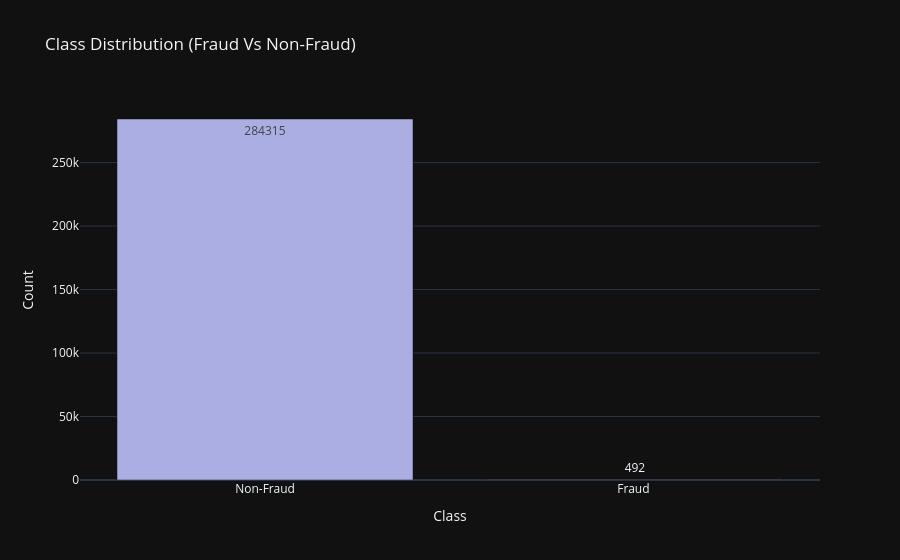

The notebook cell this image was saved under:
### Code cell
import os
import numpy as np
import pandas as pd
import seaborn as sns
import matplotlib.pyplot as plt
import plotly.express as px
import plotly
import plotly.graph_objects as go
import importlib
from sklearn.preprocessing import RobustScaler


BASE_DIR = r"D:\2"
RAW_PATH = os.path.join(BASE_DIR, "data", "raw", "creditcard.csv")
PROC_DIR = os.path.join(BASE_DIR, "data", "processed")
os.makedirs(PROC_DIR, exist_ok=True)

data = pd.read_csv(RAW_PATH)

#plot for class distribution
class_count = data['Class'].value_counts().reset_index()
class_count.columns = ['Class','Count']
class_count['Class'] = class_count['Class'].map({0: 'Non-Fraud', 1: 'Fraud '})

fig = px.bar(class_count, x ='Class', y = 'Count', text = 'Count',
             title = 'Class Distribution (Fraud Vs Non-Fraud)',
             labels = {'Class': 'Class', 'Count': 'Count'},
             template = 'plotly_dark',
             color_discrete_sequence = ["#AAAEE2", "#C9938A"])

fig.update_traces(textposition= 'auto')
fig.write_image(r"D:\2\output\class_distribution.jpg")
fig.show()

#Amount distribution histogram
fig_amount = px.histogram(data, x = 'Amount', nbins = 50,
                          title = 'Amount Distribution',
                          labels = {'Amount': 'Transaction Amount'},
                          template = 'plotly_dark',
                          color_discrete_sequence = ['lightblue'])
fig_amount.update_layout(bargap = 0.1) 
fig_amount.write_image(r"D:\2\output\amount_distribution.jpg")
fig_amount.show()   

#Time distribution histogram
fig_time = px.histogram(data, x = 'Time', nbins = 50,
                          title = 'Time Distribution',
                          labels = {'Time': 'Transaction Time (in seconds)'},
                          template = 'plotly_dark',
                          color_discrete_sequence = ['lightgreen'])
fig_time.update_layout(bargap = 0.1) 
fig_time.write_image(r"D:\2\output\time_distribution.jpg")
fig_time.show()   

#Amount vs Fraud Scatter Plot
df_plot = data.sample(n=15000, random_state=42)
normal = df_plot[df_plot['Class'] == 0]
fraud = df_plot[df_plot['Class'] == 1]

plt.style.use('dark_background')
fig, ax = plt.subplots(figsize=(14, 8))
fig.patch.set_facecolor('#0e1117')
ax.set_facecolor('#0e1117')

ax.scatter(normal['Amount'], normal['Amount'], 
           c='#00ff88', alpha=0.6, s=30, label='Normal', edgecolors='none')

ax.scatter(fraud['Amount'], fraud['Amount'], 
           c='#ff0055', alpha=0.95, s=70, label='Fraud', 
           edgecolors='white', linewidth=1.3)

ax.set_xlim(0, 300)  
ax.set_ylim(0, 300)

ax.plot([0, 300], [0, 300], '--', color='white', alpha=0.5, linewidth=1)

ax.set_title('Transaction Amount vs Fraud', 
             fontsize=20, fontweight='bold', color='white', pad=30)
ax.set_xlabel('Transaction Amount ($)', fontsize=14, color='white')
ax.set_ylabel('Transaction Amount ($)', fontsize=14, color='white')

ax.grid(True, alpha=0.3, color='#444444', linestyle='--')
ax.set_axisbelow(True)

ax.legend(title='Class', title_fontsize=12, fontsize=12,
          facecolor='#0e1117', edgecolor='white', labelcolor='white', loc='upper left')

ax.tick_params(colors='white', labelsize=11)
ax.set_xticks(range(0, 301, 50))
ax.set_yticks(range(0, 301, 50))

save_path = r"D:\2\output\amount_vs_fraud_linear.jpg"
plt.tight_layout()
plt.savefig(save_path, dpi=300, bbox_inches='tight', facecolor='#0e1117')
plt.show()



#Capping oulier in 'Amount' by upper and lower quantiles
lower = data["Amount"].quantile(0.005)
upper = data["Amount"].quantile(0.995)
data["Amount_capped"] = np.clip(data["Amount"], lower, upper)

#Log transformation of "Amount Capped"
data["Amount_log"] = np.log1p(data["Amount_capped"])

#Cyclic enscoding of 'Time'
data["Time_hours"] = (data["Time"] % (24 * 3600)) / 3600
data["Time_sin"] = np.sin(2 * np.pi * data["Time_hours"] / 24)
data["Time_cos"] = np.cos(2 * np.pi * data["Time_hours"] / 24)

#Interactional Features
data["Amount_V10_interaction"] = data["Amount_log"] * data["V10"]
data["Time_V12_interaction"] = data["Time_sin"] * data["V12"]


features_to_scale = (
    ["Amount_log", "Time_sin", "Time_cos",
     "Amount_V10_interaction", "Time_V12_interaction"] +
    [f"V{i}" for i in range(1, 29)]
)

X = data[features_to_scale].copy()
scaler = RobustScaler()
X_scaled = scaler.fit_transform(X)

scaled_df = pd.DataFrame(X_scaled, columns=features_to_scale, index=data.index)
scaled_df["Class"] = data["Class"]

# Plot transactions by hour of day
import matplotlib.pyplot as plt
import seaborn as sns

scaled_df['hour'] = (data['Time'] % 86400) / 3600  # ← FIXED: use scaled_df

normal = scaled_df[scaled_df['Class'] == 0]
fraud = scaled_df[scaled_df['Class'] == 1]

plt.style.use('dark_background')
fig, ax = plt.subplots(figsize=(13, 7))
fig.patch.set_facecolor('#0e1117')
ax.set_facecolor('#0e1117')

sns.histplot(
    data=normal, x='hour', bins=48, alpha=0.7,
    color='#00ff88', label='Normal', ax=ax,
    edgecolor='white', linewidth=0.8
)

sns.histplot(
    data=fraud, x='hour', bins=48, alpha=0.95,
    color='#ff0055', label='Fraud', ax=ax,
    edgecolor='white', linewidth=1.5
)

max_fraud = fraud['hour'].value_counts().max()
ax.set_ylim(0, max_fraud * 6)  

ax.set_title('Transactions by Hour of Day', 
             fontsize=18, fontweight='bold', color='white', pad=25)
ax.set_xlabel('Hour (0–23)', fontsize=14, color='white')
ax.set_ylabel('Count', fontsize=14, color='white')

ax.legend(title='Class', title_fontsize=12, fontsize=12,
          facecolor='#0e1117', edgecolor='white', labelcolor='white')

ax.grid(True, alpha=0.3, color='#444444', linestyle='--')
ax.set_axisbelow(True)

ax.tick_params(colors='white', labelsize=11)
ax.set_xticks(range(0, 25, 2))

plt.tight_layout()

save_path = r"D:\2\output\hour_of_day.jpg"
plt.savefig(save_path, dpi=300, bbox_inches='tight', facecolor='#0e1117')
plt.show()



out_path = os.path.join(PROC_DIR, "scaled_features.pkl")
scaled_df.to_pickle(out_path)

### Figure 1 — Plotly figure (JSON) as saved in the notebook; plotly's stock layout.template omitted (floating-point values rounded to 4 significant figures)
{"data": [{"hovertemplate": "Class=%{x}<br>Count=%{text}<extra></extra>", "legendgroup": "", "marker": {"color": "#AAAEE2", "pattern": {"shape": ""}}, "name": "", "orientation": "v", "showlegend": false, "text": [284300.0, 492.0], "textposition": "auto", "type": "bar", "x": ["Non-Fraud", "Fraud "], "xaxis": "x", "y": [284315, 492], "yaxis": "y"}], "layout": {"barmode": "relative", "legend": {"tracegroupgap": 0}, "title": {"text": "Class Distribution (Fraud Vs Non-Fraud)"}, "xaxis": {"anchor": "y", "domain": [0, 1], "title": {"text": "Class"}}, "yaxis": {"anchor": "x", "domain": [0, 1], "title": {"text": "Count"}}}}
